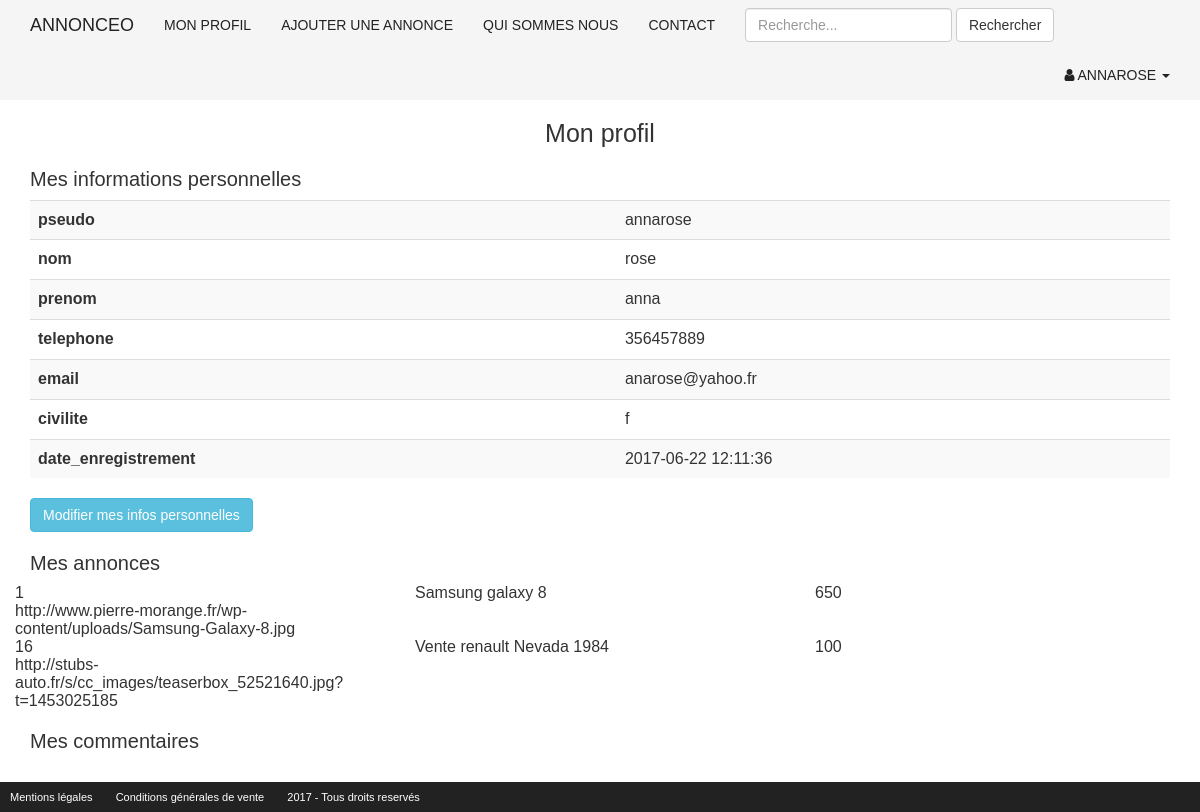
Screenshot of /membre/profil.php (signed in) with the database file from the repository.
### tables this page shows
CREATE TABLE membre(
	id_membre INT(3) NOT NULL AUTO_INCREMENT,
	pseudo VARCHAR(20) NOT NULL,
	mdp VARCHAR(60) NOT NULL,
	nom VARCHAR(20) NOT NULL,
	prenom VARCHAR(20) NOT NULL,
	telephone INT(20) NOT NULL,
	email VARCHAR(50) NOT NULL,
	civilite ENUM('m','f') NOT NULL,
	statut INT(1) NOT NULL,
	date_enregistrement DATETIME DEFAULT NULL,
	moyenne_note INT(4) NOT NULL,
	PRIMARY KEY(id_membre)
);

CREATE TABLE annonce(
	id_annonce INT(3) AUTO_INCREMENT,
	titre VARCHAR(255) NOT NULL,
	description TEXT NOT NULL,
	prix INT(20) NOT NULL,
	photo VARCHAR(200) NOT NULL,
	pays VARCHAR(20) NOT NULL,
	ville VARCHAR(20) NOT NULL,
	adresse VARCHAR(50) NOT NULL,
	cp INT(5) NOT NULL,
	membre_id INT(3) NOT NULL,
	photo_id INT(3) NOT NULL,
	categorie_id INT(3) NOT NULL,
	date_enregistrement DATETIME DEFAULT NULL,
	PRIMARY KEY(id_annonce)
);

### membre/profil.php (the view, shortened to what this page needs)
<?php
require_once("../inc/init.inc.php");
$idMembreConnecte = $_SESSION['membre']['id_membre'];
require_once("../inc/haut.inc.php");
?>
<h1>Mon profil</h1>
<div class="bloc-profil">
	<h2>Mes informations personnelles</h2>
	<?php
	if(isset($_GET['action']) && $_GET['action'] == 'modification')
	{
		$req = $bdd->query("SELECT * FROM membre WHERE id_membre = $idMembreConnecte");
		$membre_connecte = $req->fetch(PDO::FETCH_ASSOC);
		$pseudo = (isset($membre_connecte['pseudo'])) ? $membre_connecte['pseudo'] : '';
		$nom = (isset($membre_connecte['nom'])) ? $membre_connecte['nom'] : '';
		$prenom = (isset($membre_connecte['prenom'])) ? $membre_connecte['prenom'] : '';
		$telephone = (isset($membre_connecte['telephone'])) ? $membre_connecte['telephone'] : '';
		$email = (isset($membre_connecte['email'])) ? $membre_connecte['email'] : '';
		$civilite = (isset($membre_connecte['civilite'])) ? $membre_connecte['civilite'] : '';
	?>
		<form action="profil.php" method="post">
			<input type="hidden" id="id_membre" name="id_membre" class="form-control" value="<?php echo $idMembreConnecte; ?>">
			<div class="form-group">
				<label for="pseudo">Pseudo</label>
				<input type="text" id="pseudo" name="pseudo" class="form-control" placeholder="Pseudo" value="<?php echo $pseudo; ?>">
			</div>
			<div class="form-group">
				<label for="nom">Nom</label>
				<input type="text" id="nom" name="nom" class="form-control" placeholder="Nom" value="<?php echo $nom; ?>">
			</div>
			<div class="form-group">
				<label for="prenom">Prénom</label>
				<input type="text" id="prenom" name="prenom" class="form-control" placeholder="Prénom" value="<?php echo $prenom; ?>">
			</div>
			<div class="form-group">
				<label for="telephone">Téléphone</label>
				<input type="text" id="telephone" name="telephone" class="form-control" placeholder="Téléphone" value="<?php echo $telephone; ?>">
			</div>
			<div class="form-group">
				<label for="email">Email</label>
				<input type="email" id="email" name="email" class="form-control" placeholder="Email" value="<?php echo $email; ?>">
			</div>
			<div class="form-group">
				<label for="civilite">Civilité</label>
				<select name="civilite" id="civilite" class="form-control">
					<option value="m" <?php if($civilite == "m") { echo 'selected'; } ?> >Homme</option>
					<option value="f" <?php if($civilite == "f") { echo 'selected'; } ?> >Femme</option>
				</select>
			</div>
			<button type="submit" class="btn btn-info">Modifier</button>
			<a href="profil.php" class="btn btn-danger">Annuler</a>
		</form>
	<?php
	}
	else
	{
		$req = "SELECT pseudo, nom, prenom, telephone, email, civilite, date_enregistrement FROM membre WHERE id_membre = $idMembreConnecte";
		$r = $bdd->query($req);
		$membre = $r->fetch(PDO::FETCH_ASSOC);
		echo "<table  class='table table-striped'>";
		foreach($membre as $indice => $valeur) {
			echo "<tr>";
				echo "<th>". $indice ."</th>";
				echo "<td>". $valeur ."</td>";
			echo "</tr>";
		}
		echo '</table>';
		echo '<a href="?action=modification" class="btn btn-info">Modifier mes infos personnelles</a>';
	}
	?>
</div>
<div class="bloc-profil">
	<h2>Mes annonces</h2>
	<?php
	$req = "SELECT id_annonce, titre, prix, photo FROM annonce WHERE membre_id = $idMembreConnecte";
	$r = $bdd->query($req);
	echo '<div class="row">';
	while($annonce = $r->fetch(PDO::FETCH_ASSOC))
	{
		echo '<div class="row">';
		foreach($annonce as $indice => $valeur) {
			echo '<div class="col-xs-6 col-sm-4">'. $valeur .'</div>';
		}
		echo '</div>';
	}
	echo '</div>';
	?>
</div>
<div class="bloc-profil">
	<h2>Mes commentaires</h2>
</div>
<?php
require_once("../inc/bas.inc.php");
?>

### css/style.css (style rules this page uses)
* { box-sizing: border-box; }
body { margin: 0; padding: 0; font: 16px sans-serif; }
h1 { text-align: center; font-size: 2.5rem; }
h2 { font-size: 2rem; }
a { color: #222; }
th, tr, td { width: auto; padding:5px; }

### rows the page displays
membre: pseudo "annarose", nom "rose", prenom "anna", telephone "356457889", email "anarose@yahoo.fr", civilite "f", date_enregistrement "2017-06-22 12:11:36"
annonce: id_annonce "1", titre "Samsung galaxy 8", prix "650", photo "http://www.pierre-morange.fr/wp-content/uploads/Samsung-Galaxy-8.jpg"
annonce: id_annonce "16", titre "Vente renault Nevada 1984", prix "100", photo "http://stubs-auto.fr/s/cc_images/teaserbox_52521640.jpg?t=1453025185"

### other values shown
$_SESSION['membre']['pseudo'] "ANNAROSE"
$indice "pseudo"
$indice "nom"
$indice "prenom"
$indice "telephone"
$indice "email"
$indice "civilite"
$indice "date_enregistrement"
